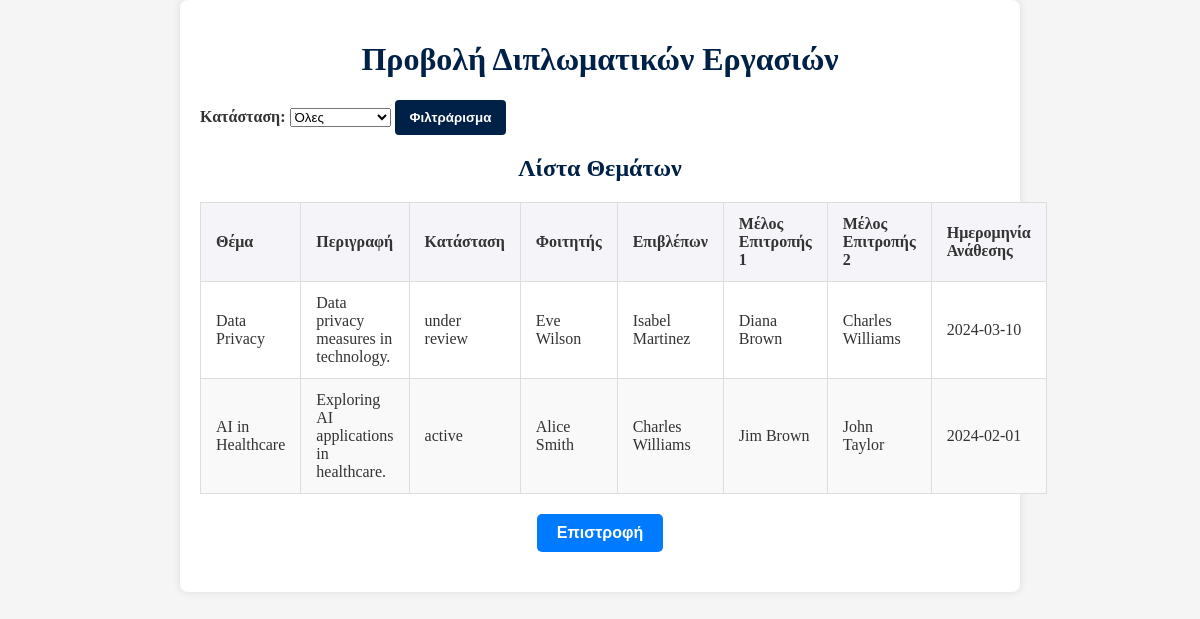
The app's page /view_thesis.php (signed in), older data.
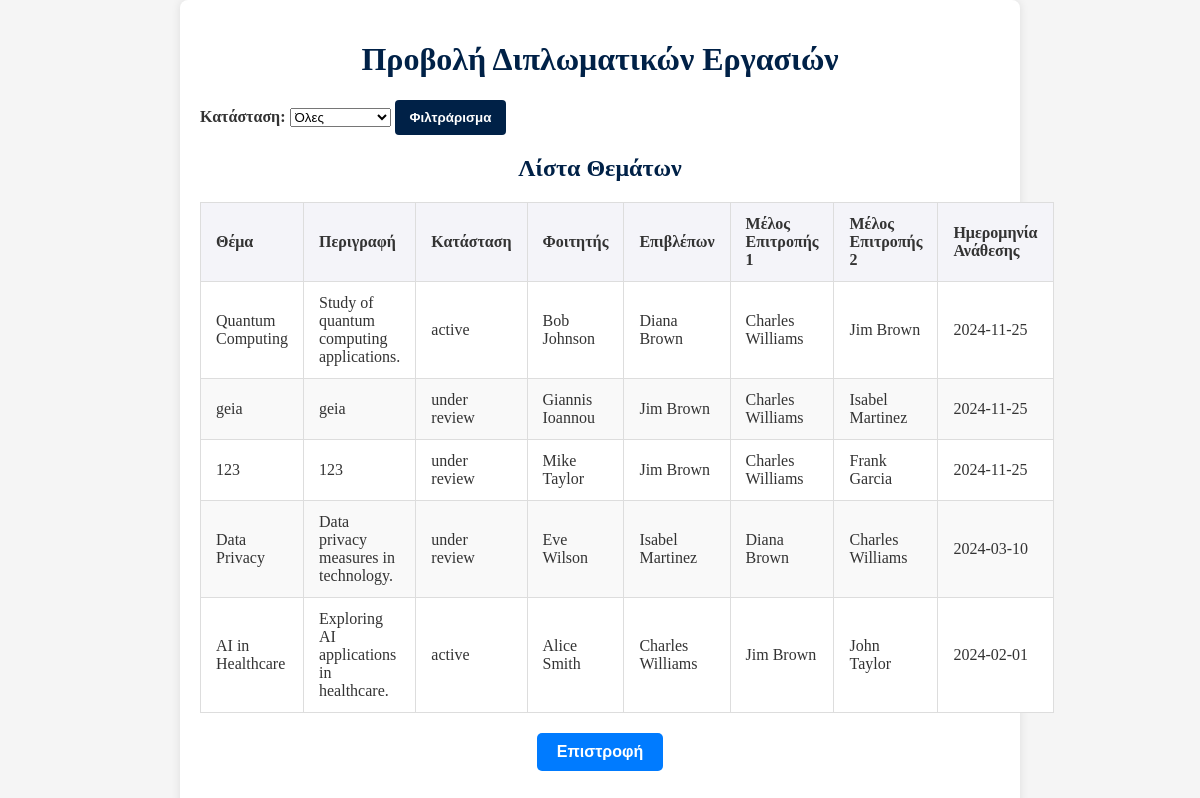
The same page, newer data.
### tables this page shows
CREATE TABLE `thesis` (
  `thesisID` int(11) NOT NULL,
  `title` varchar(255) NOT NULL,
  `description` text NOT NULL,
  `status` enum('under assignment','active','under review','finalized','withdrawn') NOT NULL,
  `supervisorID` int(11) NOT NULL,
  `member1ID` int(11) DEFAULT NULL,
  `member2ID` int(11) DEFAULT NULL,
  `studentID` int(11) DEFAULT NULL,
  `finalGrade` decimal(4,2) DEFAULT NULL,
  `postedDate` date NOT NULL,
  `assignmentDate` date DEFAULT NULL,
  `completionDate` date DEFAULT NULL,
  `examinationDate` date DEFAULT NULL,
  `withdrawalDate` date DEFAULT NULL,
  `pdf` varchar(50) DEFAULT NULL,
  `withdrawn_comment` enum('from professor','from secretary') DEFAULT NULL,
  `general_assembly` varchar(20) DEFAULT NULL
);

CREATE TABLE `students` (
  `Student_ID` int(11) NOT NULL,
  `AM` int(8) NOT NULL,
  `Name` varchar(50) NOT NULL,
  `Surname` varchar(50) NOT NULL,
  `Has_Thesis` tinyint(1) DEFAULT 0,
  `Address` varchar(255) DEFAULT NULL,
  `email` varchar(100) DEFAULT NULL,
  `mobile` varchar(15) DEFAULT NULL,
  `landline` varchar(15) DEFAULT NULL
);

CREATE TABLE `professors` (
  `Professor_ID` int(11) NOT NULL,
  `Name` varchar(50) NOT NULL,
  `Surname` varchar(50) NOT NULL,
  `Subject` varchar(100) DEFAULT NULL,
  `email` varchar(100) DEFAULT NULL,
  `mobile` varchar(15) DEFAULT NULL
);

### view_thesis.php (the view, shortened to what this page needs)
<?php
include 'access.php';
$status_condition = "";
$params = [];
$query = "
    SELECT
        thesis.thesisID,
        thesis.title,
        thesis.description,
        thesis.status,
        thesis.assignmentDate,
        students.name AS student_name,
        students.surname AS student_surname,
        supervisor.name AS supervisor_name,
        supervisor.surname AS supervisor_surname,
        member1.name AS member1_name,
        member1.surname AS member1_surname,
        member2.name AS member2_name,
        member2.surname AS member2_surname
    FROM
        thesis
    LEFT JOIN students ON thesis.studentID = students.Student_ID
    LEFT JOIN professors AS supervisor ON thesis.supervisorID = supervisor.Professor_ID
    LEFT JOIN professors AS member1 ON thesis.member1ID = member1.Professor_ID
    LEFT JOIN professors AS member2 ON thesis.member2ID = member2.Professor_ID
    WHERE
        thesis.status IN ('active', 'under review')
        $status_condition
    ORDER BY
        thesis.assignmentDate DESC
";
$stmt = $con->prepare($query);
if (!empty($params)) {
    $stmt->bind_param('s', $params[0]);
} else {
    $stmt->execute();
}
$stmt->execute();
$result = $stmt->get_result();
?>
<!DOCTYPE html>
<html lang="el">
<head>
    <link rel="stylesheet" href="dipl.css">
</head>
<body>
    <div class="container">
        <h1>Προβολή Διπλωματικών Εργασιών</h1>
        <form method="GET" action="" style="margin-bottom: 20px;">
            <label for="status">Κατάσταση:</label>
            <select name="status" id="status">
                <option value="">Όλες</option>
            </select>
            <button type="submit">Φιλτράρισμα</button>
        </form>
        <div class="topic-list">
            <h2>Λίστα Θεμάτων</h2>
            <?php
            if ($result->num_rows > 0) {
                echo '<table class="thesis-table">';
                echo '<thead>
                        <tr>
                            <th>Θέμα</th>
                            <th>Περιγραφή</th>
                            <th>Κατάσταση</th>
                            <th>Φοιτητής</th>
                            <th>Επιβλέπων</th>
                            <th>Μέλος Επιτροπής 1</th>
                            <th>Μέλος Επιτροπής 2</th>
                            <th>Ημερομηνία Ανάθεσης</th>
                        </tr>
                      </thead>';
                echo '<tbody>';
                while ($row = $result->fetch_assoc()) {
                    echo '<tr onclick="showModal(' . htmlspecialchars(json_encode($row), ENT_QUOTES, 'UTF-8') . ')">';
                    echo '<td>' . htmlspecialchars($row['title']) . '</td>';
                    echo '<td>' . htmlspecialchars($row['description']) . '</td>';
                    echo '<td>' . htmlspecialchars($row['status']) . '</td>';
                    echo '<td>' . htmlspecialchars($row['student_name'] . ' ' . $row['student_surname']) . '</td>';
                    echo '<td>' . htmlspecialchars($row['supervisor_name'] . ' ' . $row['supervisor_surname']) . '</td>';
                    echo '<td>' . htmlspecialchars($row['member1_name'] . ' ' . $row['member1_surname']) . '</td>';
                    echo '<td>' . htmlspecialchars($row['member2_name'] . ' ' . $row['member2_surname']) . '</td>';
                    echo '<td>' . htmlspecialchars($row['assignmentDate']) . '</td>';
                    echo '</tr>';
                }
                echo '</tbody></table>';
            } else {
                echo '<p class="no-thesis">Δεν βρέθηκαν αποτελέσματα για τα φίλτρα σας.</p>';
            }
            ?>
        </div>
        <button class="add-topic-button" onclick="window.location.href = 'secretary.php';">Επιστροφή</button>
    </div>
</body>
</html>

Row changes from the older to the newer data that the page shows:
now on this page (row edited): thesis: title "Quantum Computing", description "Study of quantum computing applications.", status "active", studentID.Surname "Bob Johnson", supervisorID.Surname "Diana Brown", member1ID.Surname "Charles Williams", member2ID.Surname "Jim Brown", assignmentDate "2024-11-25"
now on this page (row edited): thesis: title "geia", description "geia", status "under review", studentID.Surname "Giannis Ioannou", supervisorID.Surname "Jim Brown", member1ID.Surname "Charles Williams", member2ID.Surname "Isabel Martinez", assignmentDate "2024-11-25"
now on this page (row edited): thesis: title "123", description "123", status "under review", studentID.Surname "Mike Taylor", supervisorID.Surname "Jim Brown", member1ID.Surname "Charles Williams", member2ID.Surname "Frank Garcia", assignmentDate "2024-11-25"
